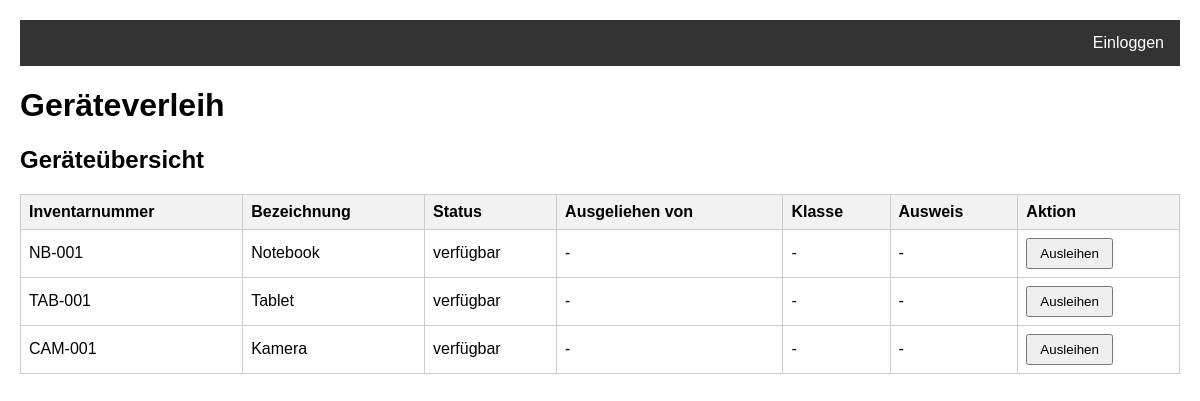
The page / on the database its author committed.
### tables this page shows
CREATE TABLE geraete (
            id INTEGER PRIMARY KEY AUTOINCREMENT,
            inventarnummer TEXT NOT NULL UNIQUE,
            bezeichnung TEXT NOT NULL,
            ausgeliehen_von TEXT NULL,
            klasse TEXT NULL,
            ausweisnummer TEXT NULL
        );

### app.py (the view)
@app.route('/')
def index():
    conn = db.get_conn()
    geraete = conn.execute('SELECT * FROM geraete').fetchall()
    conn.close()
    return render_template('index.html', geraete=geraete, mask_ausweis=mask_ausweis,
                           logged_in=logged_in(), benutzername=session.get('benutzername'))

### app.py (called while the page is built)
@app.before_request
def init():
    db.init_db()

def logged_in():
    return 'benutzername' in session

### db.py (called while the page is built)
def get_conn():
    conn = sqlite3.connect(DB_PATH)
    conn.row_factory = sqlite3.Row
    return conn

def init_db():
    conn = get_conn()
    conn.execute('''
        CREATE TABLE IF NOT EXISTS geraete (
            id INTEGER PRIMARY KEY AUTOINCREMENT,
            inventarnummer TEXT NOT NULL UNIQUE,
            bezeichnung TEXT NOT NULL,
            ausgeliehen_von TEXT NULL,
            klasse TEXT NULL,
            ausweisnummer TEXT NULL
        )
    ''')
    conn.execute('''
        CREATE TABLE IF NOT EXISTS benutzer (
            id INTEGER PRIMARY KEY AUTOINCREMENT,
            username TEXT NOT NULL UNIQUE,
            passwort_hash TEXT NOT NULL,
            rolle TEXT NOT NULL DEFAULT 'nutzer'
        )
    ''')
    conn.execute('''
        INSERT OR IGNORE INTO benutzer (username, passwort_hash, rolle)
        VALUES (?, ?, ?)
    ''', ('admin', 'admin123', 'admin'))
    conn.commit()
    conn.close()

### templates/index.html (shortened to what this page needs)
<!DOCTYPE html>
<html lang="de">
<head>
</head>
<body>
    <div class="navbar">
        {% if logged_in %}
            {% if benutzername == 'admin' or session.get('rolle') == 'admin' %}
                <a href="/admin">Admin</a>
            {% endif %}
            <span style="color:white; float:right; padding:14px 16px;">
                {{ benutzername }} |
                <a href="/logout" style="color:#ffcc00;">Abmelden</a>
            </span>
        {% else %}
            <a class="login-btn" href="/login">Einloggen</a>
        {% endif %}
    </div>
    <h1>Geräteverleih</h1>
    <h2>Geräteübersicht</h2>
    <table>
        <thead>
            <tr>
                <th>Inventarnummer</th>
                <th>Bezeichnung</th>
                <th>Status</th>
                <th>Ausgeliehen von</th>
                <th>Klasse</th>
                <th>Ausweis</th>
                <th>Aktion</th>
            </tr>
        </thead>
        <tbody>
            {% for geraet in geraete %}
            <tr>
                <td>{{ geraet['inventarnummer'] }}</td>
                <td>{{ geraet['bezeichnung'] }}</td>
                <td>{% if geraet['ausgeliehen_von'] %}ausgeliehen{% else %}verfügbar{% endif %}</td>
                <td>{% if geraet['ausgeliehen_von'] %}{{ geraet['ausgeliehen_von'] }}{% else %}-{% endif %}</td>
                <td>{% if geraet['klasse'] %}{{ geraet['klasse'] }}{% else %}-{% endif %}</td>
                <td>{% if geraet['ausweisnummer'] %}{{ mask_ausweis(geraet['ausweisnummer']) }}{% else %}-{% endif %}</td>
                <td>
                    {% if not geraet['ausgeliehen_von'] %}
                        <button onclick="document.getElementById('ausleihe-{{ geraet.id }}').style.display='block'">Ausleihen</button>
                    {% else %}
                        <form method="POST" action="/zurueck/{{ geraet['id'] }}">
                            <button type="submit">Zurückgeben</button>
                        </form>
                    {% endif %}
                </td>
            </tr>
            {% endfor %}
        </tbody>
    </table>
</body>
</html>

### templates/index.html (style rules this page uses)
body { font-family: Arial, sans-serif; margin: 20px; }
table { border-collapse: collapse; width: 100%; margin-top: 10px; }
th, td { border: 1px solid #ccc; padding: 8px; text-align: left; }
th { background-color: #f2f2f2; }
button { padding: 6px 12px; cursor: pointer; }
.navbar { background-color: #333; overflow: hidden; margin-bottom: 20px; }
.navbar a { float: left; display: block; color: white; text-align: center; padding: 14px 16px; text-decoration: none; }
.navbar .login-btn { float: right; }

### rows shown on the page
geraete: inventarnummer "NB-001", bezeichnung "Notebook"
geraete: inventarnummer "TAB-001", bezeichnung "Tablet"
geraete: inventarnummer "CAM-001", bezeichnung "Kamera"
